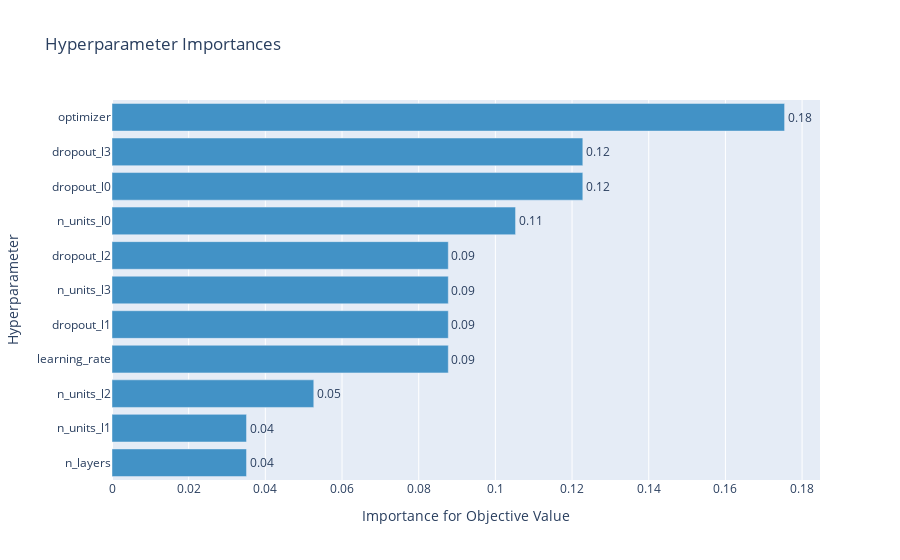

Source (notebook cell):
### Code cell
optuna.visualization.plot_param_importances(study)

### Figure 1 — Plotly figure (JSON) as saved in the notebook; plotly's stock layout.template omitted (floating-point values rounded to 4 significant figures)
{"data": [{"cliponaxis": false, "hovertemplate": ["n_layers (IntDistribution): 0.035087742136386886<extra></extra>", "n_units_l1 (IntDistribution): 0.035087746768147854<extra></extra>", "n_units_l2 (IntDistribution): 0.0526317068115496<extra></extra>", "learning_rate (FloatDistribution): 0.08771925370535935<extra></extra>", "dropout_l1 (FloatDistribution): 0.08771931183868154<extra></extra>", "n_units_l3 (IntDistribution): 0.08771931547269121<extra></extra>", "dropout_l2 (FloatDistribution): 0.08771936977598636<extra></extra>", "n_units_l0 (IntDistribution): 0.10526313267337403<extra></extra>", "dropout_l0 (FloatDistribution): 0.12280700161024438<extra></extra>", "dropout_l3 (FloatDistribution): 0.1228070426188685<extra></extra>", "optimizer (CategoricalDistribution): 0.17543837658871023<extra></extra>"], "marker": {"color": "rgb(66,146,198)"}, "orientation": "h", "text": ["0.04", "0.04", "0.05", "0.09", "0.09", "0.09", "0.09", "0.11", "0.12", "0.12", "0.18"], "textposition": "outside", "type": "bar", "x": [0.03509, 0.03509, 0.05263, 0.08772, 0.08772, 0.08772, 0.08772, 0.1053, 0.1228, 0.1228, 0.1754], "y": ["n_layers", "n_units_l1", "n_units_l2", "learning_rate", "dropout_l1", "n_units_l3", "dropout_l2", "n_units_l0", "dropout_l0", "dropout_l3", "optimizer"]}], "layout": {"showlegend": false, "title": {"text": "Hyperparameter Importances"}, "xaxis": {"title": {"text": "Importance for Objective Value"}}, "yaxis": {"title": {"text": "Hyperparameter"}}}}
